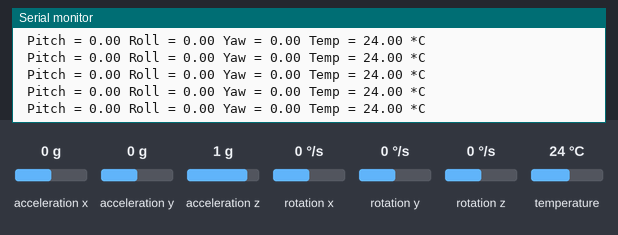
Bench run of a sketch on a simulated Arduino Uno, built with avr-gcc and run on an emulated ATmega328P. Shown: the last lines printed to the serial monitor. The inputs (shaded band) are chosen by the test bench; at power-on: rotation x 0 °/s, rotation y 0 °/s, rotation z 0 °/s, temperature 24 °C, acceleration x 0 g, acceleration y 0 g, acceleration z 1 g.

Above: at 1.2 s.
1.3 s: rotation x set to -192 °/s
At 1.8 s:
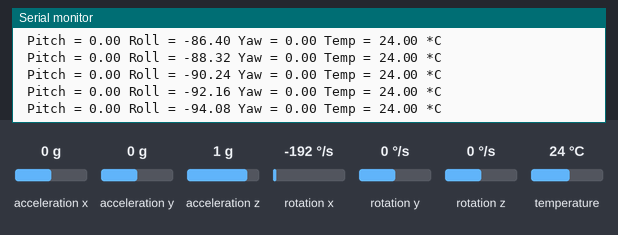
4.3 s: rotation y set to -192 °/s
At 5.3 s:
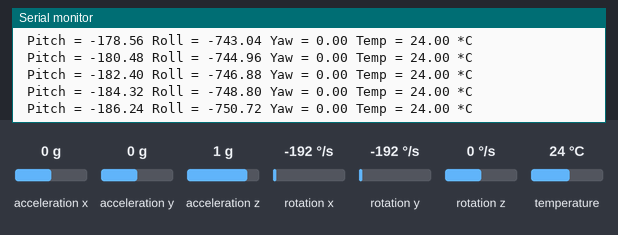
7.3 s: rotation z set to -192 °/s
At 8.1 s:
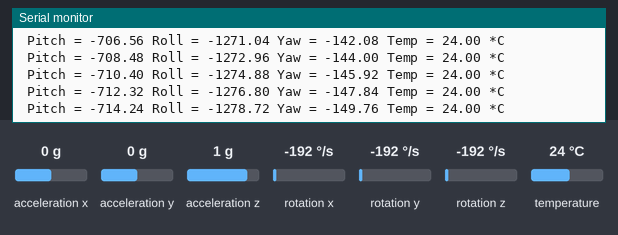
10.3 s: temperature set to 12 °C
At 11.1 s:
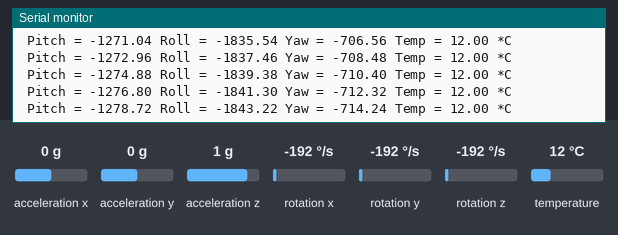
11.8 s: rotation z set to 0 °/s
At 12.5 s:
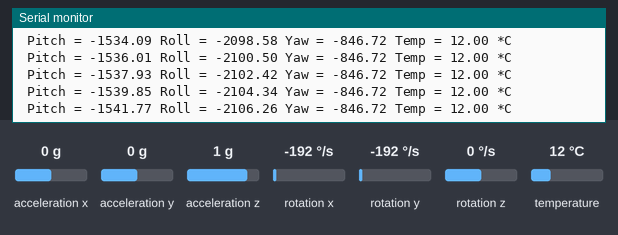
Timing chart, 0 to 14.8 s (numbered marks = the images above; inputs shaded):
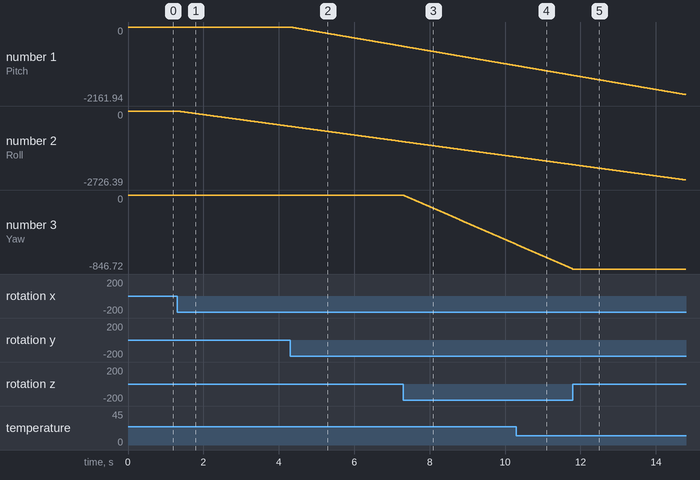

The sketch:

inclinometer.ino
```cpp
/*

    MPU6050 Librarey: https://github.com/jarzebski/Arduino-MPU6050  (c) 2014 by Korneliusz Jarzebski
*/

#include <Wire.h> //Lib for IIC communication
#include <MPU6050.h> //Lib for MPU6050
#include <SoftwareSerial.h>// import the serial library

SoftwareSerial BT(10, 11);  // RX, TX

MPU6050 mpu;

unsigned long timer = 0;

unsigned long timer2 = 0;

float timeStep = 0.01;
float pitch = 0;
float roll = 0;
float yaw = 0;
float temp =0;

void setup()
{
  Serial.begin(115200);

  BT.begin(9600); //start the Bluetooth communication at 9600 baudrate

  // Initialize MPU6050
  while(!mpu.begin(MPU6050_SCALE_2000DPS, MPU6050_RANGE_2G))
  {
    Serial.println("Could not find a valid MPU6050 sensor, check wiring!");
    delay(500);
  }

  mpu.calibrateGyro();   // Calibrate gyroscope during start

  mpu.setThreshold(3); //Controls the sensitivty
}

void loop()
{
  timer = millis();

  //Read Gyro and Temperature sensor values
  Vector norm = mpu.readNormalizeGyro();
  temp = mpu.readTemperature();

  // Calculate Pitch, Roll and Yaw
  pitch = pitch + norm.YAxis * timeStep;
  roll = roll + norm.XAxis * timeStep;
  yaw = yaw + norm.ZAxis * timeStep;

  // Print values
  Serial.print(" Pitch = ");
  Serial.print(pitch);
  Serial.print(" Roll = ");
  Serial.print(roll);
  Serial.print(" Yaw = ");
  Serial.print(yaw);
  Serial.print(" Temp = ");
  Serial.print(temp);
  Serial.println(" *C");

  delay((timeStep*1000) - (millis() - timer)); //makes sure we read only at a an interval of 0.01 secounds

  if ((millis()-timer2) > 200)
  send_BT();
}

void send_BT()
{
  int t;
  int x;
  int y;

  if (roll>-100 && roll<100)
  x = map (roll, -100, 100, 0, 100);

  if (pitch>-100 && pitch<100)
  y = map (pitch, -100, 100, 100, 200);

  if (temp>0 && temp<50)
  t = 200 + int(temp);

  BT.write(x);
  BT.write(y);
  BT.write(t);

  timer2 = millis();
}
```

Measured:
- after the input at 1.3 s, the serial monitor: prints a new line at once (image 1)
- plotted number 2: 0 → -564.48 after the input at 1.3 s
